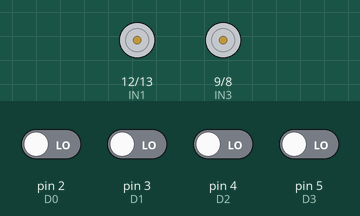
Recording of a sketch running on a simulated Arduino Uno, built with avr-gcc and run on an emulated ATmega328P. Shown: motor-driver pin pairs drawn as motors (green arrow = first pin HIGH = forward, orange = second pin HIGH = backward, longer = more drive, scaled by the enable pin). The test bench sets the inputs (shaded band); at power-on: pin 2 (D0), pin 3 (D1), pin 4 (D2), pin 5 (D3) LOW. What the sketch prints to the serial monitor is not drawn.

Above: at 1.2 s.
1.3 s: pin 2 (D0) driven HIGH
At 2.5 s:
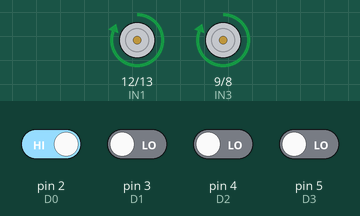
2.8 s: pin 2 (D0) driven LOW
At 3.9 s:
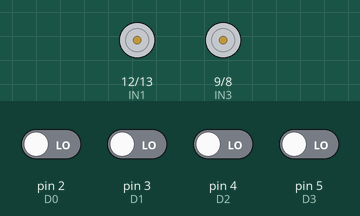
4.3 s: pin 3 (D1) driven HIGH
At 4.8 s:
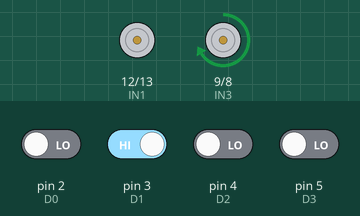
5.8 s: pin 2 (D0) driven HIGH
At 6.7 s:
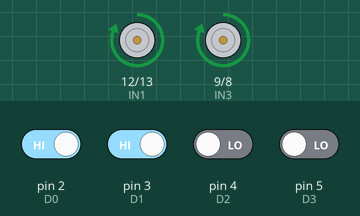
7.3 s: pin 2 (D0) driven LOW and pin 3 (D1) driven LOW and pin 4 (D2) driven HIGH and pin 5 (D3) driven HIGH
At 8.0 s:
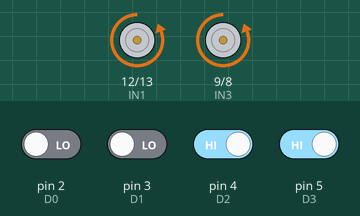
8.8 s: pin 4 (D2) driven LOW
At 9.6 s:
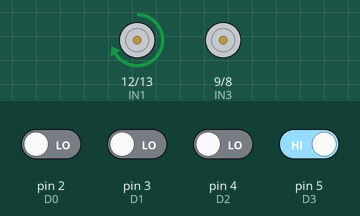
Timing chart, 0 to 11.3 s (numbered marks = the images above; inputs shaded):
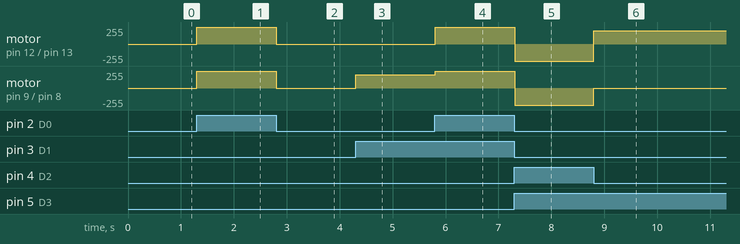

The sketch:

velocidades-ajustadas.ino
```cpp
// --- Control de carro con Motor Shield L298P ---
// Motor A conectado a M1 (lado izquierdo)
// Motor B conectado a M2 (lado derecho)

// Pines Motor A
#define IN1 12
#define IN2 13
#define ENA 10

// Pines Motor B
#define IN3 9
#define IN4 8
#define ENB 11

// Pines receptor KRF100
#define D0 2    // Botón A → Adelante
#define D1 3    // Botón B → Izquierda
#define D2 4    // Botón C → Atrás
#define D3 5    // Botón D → Derecha

// *** AJUSTE DE VELOCIDADES ***
const int VELOCIDAD_RECTA = 255;
const int VELOCIDAD_GIRO = 200;

void setup() {
  Serial.begin(9600);

  // Configurar pines del motor
  pinMode(IN1, OUTPUT);
  pinMode(IN2, OUTPUT);
  pinMode(ENA, OUTPUT);
  pinMode(IN3, OUTPUT);
  pinMode(IN4, OUTPUT);
  pinMode(ENB, OUTPUT);

  // Configurar pines del receptor
  pinMode(D0, INPUT);
  pinMode(D1, INPUT);
  pinMode(D2, INPUT);
  pinMode(D3, INPUT);

  Serial.println("🚗 Sistema listo: Usa los botones A–D para mover el carro.");
}

void loop() {
  if (digitalRead(D0) == HIGH) {
    Adelante(VELOCIDAD_RECTA, VELOCIDAD_RECTA);
    Serial.println("Avanzando...");
  }
  else if (digitalRead(D1) == HIGH) {
    Izquierda(VELOCIDAD_GIRO, VELOCIDAD_GIRO); // Ahora es giro de tanque
    Serial.println("Girando a la izquierda (Tanque)...");
  }
  else if (digitalRead(D2) == HIGH) {
    Atras(VELOCIDAD_RECTA, VELOCIDAD_RECTA);
    Serial.println("Retrocediendo...");
  }
  else if (digitalRead(D3) == HIGH) {
    Derecha(VELOCIDAD_GIRO, VELOCIDAD_GIRO); // Ahora es giro de tanque
    Serial.println("Girando a la derecha (Tanque)...");
  }
  else {
    Parar();
  }
}

// --- FUNCIONES DE MOVIMIENTO (MODIFICADAS) ---

void Adelante(int velIzq, int velDer) {
  // Ambos motores hacia adelante
  digitalWrite(IN1, HIGH);
  digitalWrite(IN2, LOW);
  analogWrite(ENA, velIzq);

  digitalWrite(IN3, HIGH);
  digitalWrite(IN4, LOW);
  analogWrite(ENB, velDer);
}

void Atras(int velIzq, int velDer) {
  // Ambos motores hacia atrás
  digitalWrite(IN1, LOW);
  digitalWrite(IN2, HIGH);
  analogWrite(ENA, velIzq);

  digitalWrite(IN3, LOW);
  digitalWrite(IN4, HIGH);
  analogWrite(ENB, velDer);
}

void Izquierda(int velIzq, int velDer) {

  digitalWrite(IN1, LOW);
  digitalWrite(IN2, LOW);
  analogWrite(ENA, 0);


  digitalWrite(IN3, HIGH);
  digitalWrite(IN4, LOW);
  analogWrite(ENB, velDer);
}

void Derecha(int velIzq, int velDer) {

  digitalWrite(IN1, HIGH);
  digitalWrite(IN2, LOW);
  analogWrite(ENA, velIzq);


  digitalWrite(IN4, LOW);
  digitalWrite(IN3, LOW);
  analogWrite(ENB, 0);
}


void Parar() {
  // Detener ambos motores
  digitalWrite(IN1, LOW); //desactiva la direccion del motor A
  digitalWrite(IN2, LOW); //desactiva la direccion del motor A
  digitalWrite(IN3, LOW); //desactiva la direccion del motor B
  digitalWrite(IN4, LOW); //desactiva la direccion del motor b
  analogWrite(ENA, 0); // detiene el motor A
  analogWrite(ENB, 0); // detiene el motor B
}
```

Measured:
- after the input at 1.3 s, motor on pin 12 (IN1) / pin 13 (IN2), motor on pin 9 (IN3) / pin 8 (IN4): stopped → forward 255/255 at once
- after the input at 2.8 s, motor on pin 12 (IN1) / pin 13 (IN2), motor on pin 9 (IN3) / pin 8 (IN4): forward 255/255 → stopped at once
- after the input at 4.3 s, motor on pin 9 (IN3) / pin 8 (IN4): stopped → forward 200/255 at once
- after the input at 5.8 s, motor on pin 12 (IN1) / pin 13 (IN2): stopped → forward 255/255 at once; motor on pin 9 (IN3) / pin 8 (IN4): forward 200/255 → forward 255/255 at once
- after the input at 7.3 s, motor on pin 12 (IN1) / pin 13 (IN2), motor on pin 9 (IN3) / pin 8 (IN4): forward 255/255 → backward 255/255 at once
- after the input at 8.8 s, motor on pin 12 (IN1) / pin 13 (IN2): backward 255/255 → forward 200/255 at once; motor on pin 9 (IN3) / pin 8 (IN4): backward 255/255 → stopped at once
